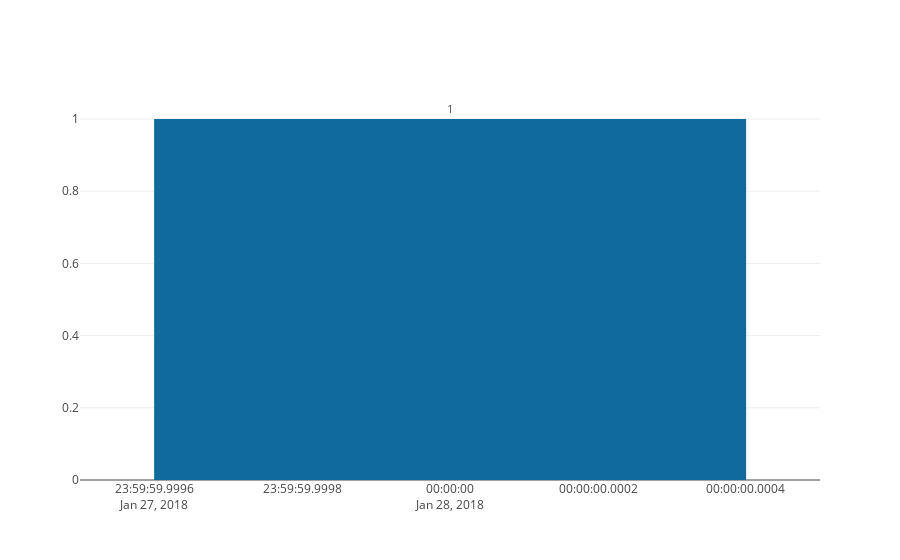

The notebook cell saved with this chart:
### Code cell
fig = go.Figure(data=data)
py.iplot(fig)

### Figure 1 — Plotly figure (JSON) as saved in the notebook; plotly's stock layout.template omitted (floating-point values rounded to 4 significant figures)
{"data": [{"constraintext": "inside", "marker": {"color": "#106a9c"}, "name": "新提交的BUG", "outsidetextfont": {"size": 11}, "text": [1], "textposition": "outside", "type": "bar", "x": ["2018-1-28"], "y": [1]}], "layout": {}}
